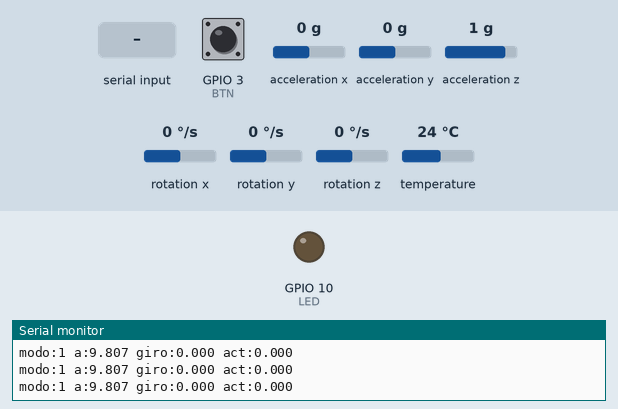
Bench run of a sketch on a simulated ESP32. Parts: output pins drawn as LEDs (lit = HIGH), the last lines printed to the serial monitor. Inputs (shaded band) come from the test bench; at power-on: acceleration x 0 g, GPIO 3 (BTN) HIGH, acceleration y 0 g, acceleration z 1 g, rotation x 0 °/s, rotation y 0 °/s, rotation z 0 °/s, temperature 24 °C.

Above: at 1.2 s.
1.3 s: acceleration x set to -0.2 g
2.8 s: acceleration x set to -0.5 g
At 4.0 s:
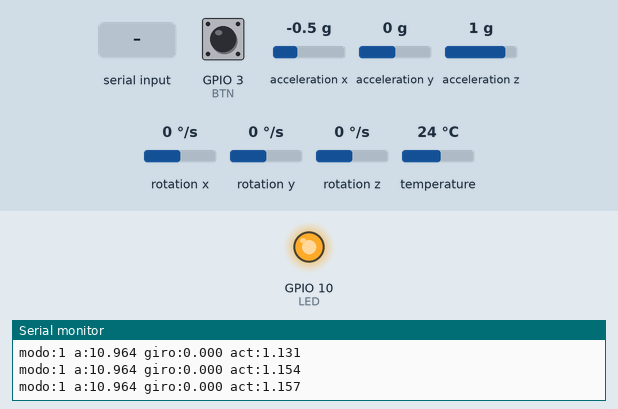
4.3 s: GPIO 3 (BTN) pulled LOW for 0.15 s
At 5.5 s:
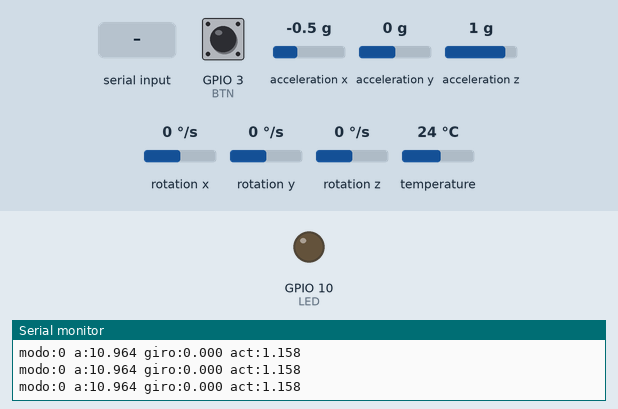
5.9 s: GPIO 3 (BTN) pulled LOW for 1 s
At 6.7 s:
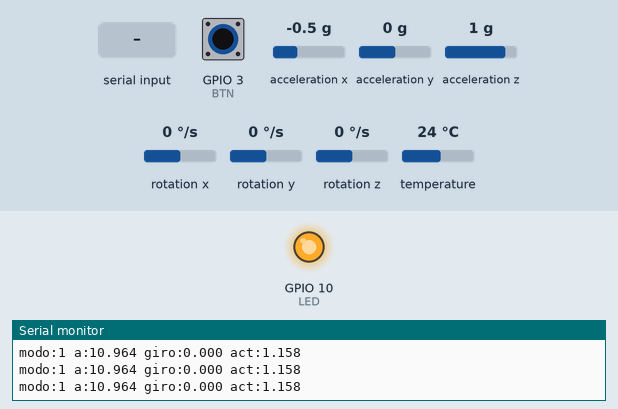
8.4 s: GPIO 3 (BTN) pulled LOW for 3.2 s
At 9.8 s:
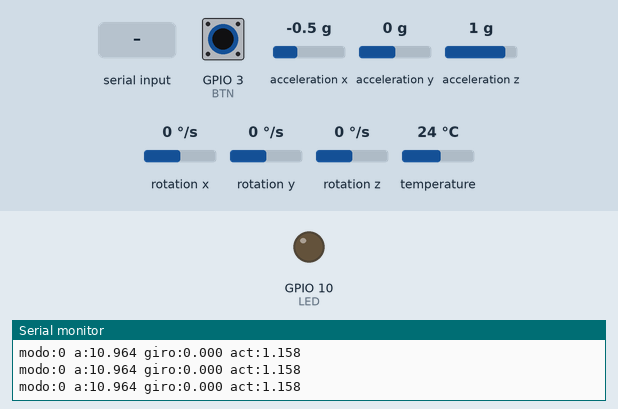
13.1 s: "l" received over Serial
At 13.5 s:
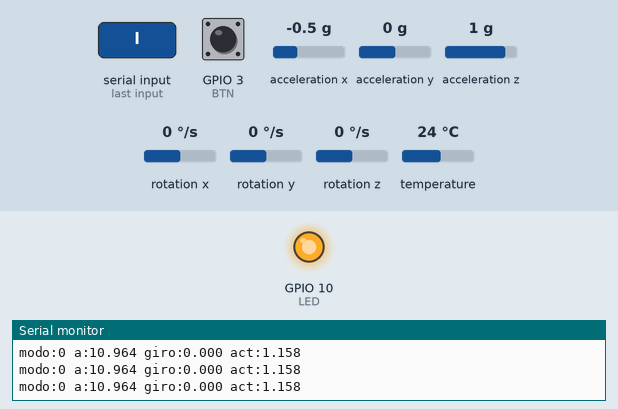
Timing chart, 0 to 15.6 s (numbered marks = the images above; inputs shaded):
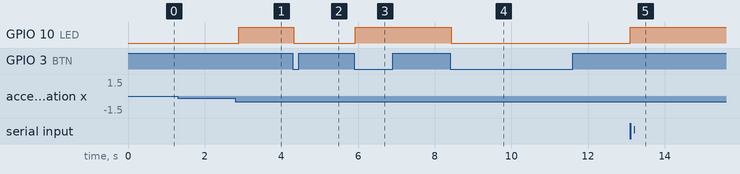

Measured:
- the behaviour switches between -0.3 and -0.4 g on acceleration x (found by bisection; images 0 and 1)
- after the input at 2.8 s, GPIO 10 (LED): LOW → HIGH after 0.09 s
- after the input at 4.3 s, GPIO 10 (LED): HIGH → LOW at once
- after the input at 5.9 s, GPIO 10 (LED): LOW → HIGH at once
- after the input at 8.4 s, GPIO 10 (LED): HIGH → LOW at once
- after the input at 13.1 s, GPIO 10 (LED): LOW → HIGH at once

The sketch:

Practica_02.ino
```cpp
// K9 CALM | Practica 2 | Arduino-ESP32 3.3.4
// LED externo activo en HIGH. No se usa LED integrado.
#include <Arduino.h>
#include <math.h>
constexpr int LED=10, BTN=3;
bool automatico=true, manualLed=false;
uint32_t ahora=0, cambio=0, informe=0;
bool crudo=HIGH, estable=HIGH;
int evento=0, puntos=0; // 0 normal, 1 sonido, 2 posible reaccion, 3 insuficiente
uint32_t alertaHasta=0;
void controles() {
  bool b=digitalRead(BTN);
  if(b!=crudo){ crudo=b; cambio=ahora; }
  if(ahora-cambio>=30 && b!=estable){
    estable=b;
    if(b==LOW){ automatico=!automatico; Serial.println(automatico?"AUTO":"MANUAL"); }
  }
  // En modo manual, enviar l (ele minuscula) conmuta el LED.
  if(Serial.available() && Serial.read()=='l') manualLed=!manualLed;
}

#include <Wire.h>
#include <Adafruit_MPU6050.h>
Adafruit_MPU6050 mpu;
bool imuOK=false;
float actividad=0, giro=0, magnitud=0;
float historial[100]={0}; // 2 s a 50 Hz; contiene actividad filtrada
int cabeza=0, cuantos=0;
uint32_t ultimoIMU=0, pasoIMU=0;
void iniciarIMU(){
  Wire.begin(4,5); Wire.setTimeOut(10); // SDA, SCL, limite de espera I2C
  Serial.println("Escaner I2C: se espera 0x68");
  for(int d=1;d<127;d++){
    Wire.beginTransmission(d);
    if(Wire.endTransmission()==0) Serial.printf("I2C 0x%02X\n",d);
  }
  imuOK=mpu.begin(0x68,&Wire); // AD0 a GND. Si falla, revisar y reiniciar.
  if(!imuOK){ Serial.println("MPU AUSENTE: revisar H2"); return; }
  mpu.setAccelerometerRange(MPU6050_RANGE_8_G);
  mpu.setGyroRange(MPU6050_RANGE_500_DEG);
  mpu.setFilterBandwidth(MPU6050_BAND_21_HZ);
}
void movimiento(){
  if(!imuOK || ahora-pasoIMU<20) return;
  pasoIMU=ahora;
  sensors_event_t a,g,t;
  if(!mpu.getEvent(&a,&g,&t)) return;
  // Unidades de Adafruit: m/s2 y rad/s (no grados/s).
  magnitud=sqrtf(a.acceleration.x*a.acceleration.x+
      a.acceleration.y*a.acceleration.y+a.acceleration.z*a.acceleration.z);
  giro=sqrtf(g.gyro.x*g.gyro.x+g.gyro.y*g.gyro.y+g.gyro.z*g.gyro.z);
  float dinamica=fabsf(magnitud-9.80665f);
  actividad+=0.15f*(dinamica-actividad); // filtro exponencial
  historial[cabeza]=actividad; cabeza=(cabeza+1)%100;
  if(cuantos<100) cuantos++;
  ultimoIMU=ahora;
}

void setup(){
  Serial.begin(115200); // sin esperar al monitor: funciona con pilas
  pinMode(LED,OUTPUT); pinMode(BTN,INPUT_PULLUP);
  iniciarIMU();
  Serial.println("K9 CALM listo; boton cambia modo; l conmuta LED manual");
}
void loop(){
  ahora=millis(); controles();
  movimiento();
  bool luz=automatico?((ahora/500)%2):manualLed;
  if(automatico) luz=(actividad>0.7f);
  digitalWrite(LED,luz);
  if(ahora-informe>=250){
    informe=ahora;
    Serial.printf("modo:%d",automatico);
    Serial.printf(" a:%.3f giro:%.3f act:%.3f",magnitud,giro,actividad);
    Serial.println();
  }
  yield(); // cede CPU; no espera milisegundos fijos
}
```
